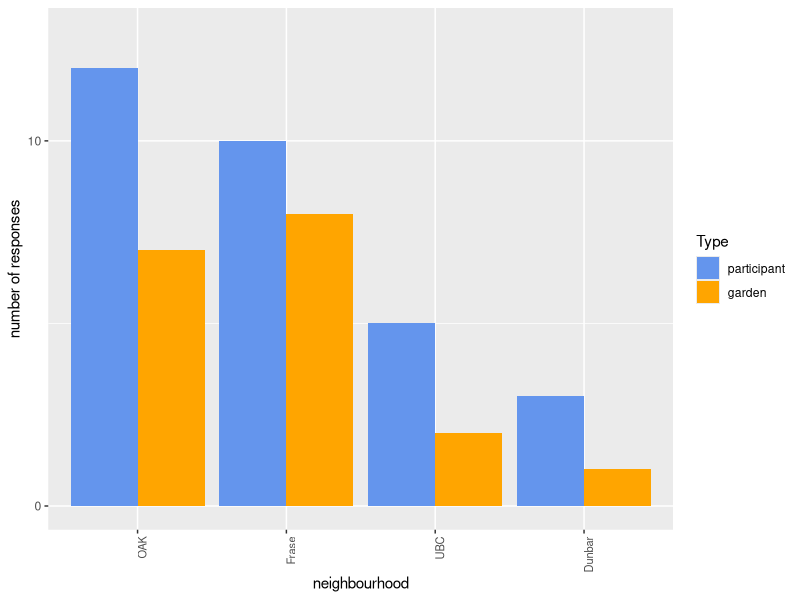

This figure's R source:
library(ggplot2)

convert <- data.frame(
  neighbourhood=c("UBC", "Frase", "Dunbar", "OAK", "UBC", "Frase", "Dunbar", "OAK"),
  count = c(5, 10, 3, 12, 2, 8, 1, 7),
  type = rep(c("participant", "garden"), each=4)
)


p <- ggplot(convert, #dataframe
            aes(x=reorder(neighbourhood, -count), # will show neighbourhood ordering by decreasing y (decreasing = -count, increasing = count)
                y=count, 
                fill=factor(type,levels=c("participant","garden"))) # fill by type (levels determine the order of the bars in the chart)
) + 
  geom_bar(stat = "identity", position = position_dodge()) +
  scale_y_continuous(
    limits=c(0, max(convert$count) + 1), # defines the minimum and maximum value in the Y axis
    breaks = seq(0, max(convert$count) + 1, by = 10) # defines how many numbers the Y axis will have. e.g. by 10 means that Y starts at 0 and increments by multiples of 10
  ) +
  theme(axis.text.x = element_text(size = 8, angle = 90, hjust = 1)) + # rotates the labels in the X axis
  labs(fill = "Type", x="neighbourhood", y="number of responses") + # provides the names of each axis
  scale_fill_manual(values = c("cornflowerblue", "orange"))   # defines the colors for each bar. color names available at : https://www.google.com/url?sa=i&rct=j&q=&esrc=s&source=images&cd=&ved=2ahUKEwirj--0x_fmAhVVHjQIHbTYDjsQjRx6BAgBEAQ&url=https%3A%2F%2Fwww.datanovia.com%2Fen%2Fblog%2Fawesome-list-of-657-r-color-names%2F&psig=AOvVaw1kYBcffgEGE73eGkvR2tlf&ust=1578695027993723


p